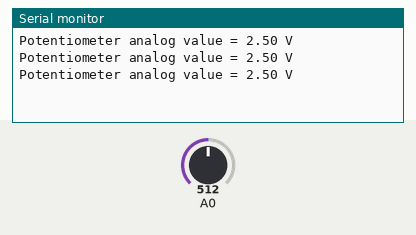
Recording of a program running on a simulated Arduino Uno, built with avr-gcc and run on an emulated ATmega328P. Shown: the last lines printed to the serial monitor. The inputs (shaded band) are chosen by the test bench; at power-on: A0 = 512.

Above: at 1.3 s.
1.4 s: A0 set to 716
At 1.9 s:
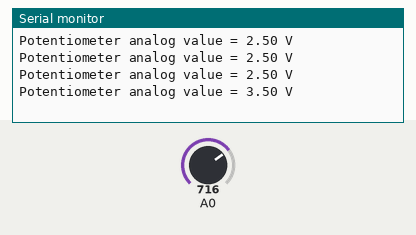
2.9 s: A0 set to 900
At 3.4 s:
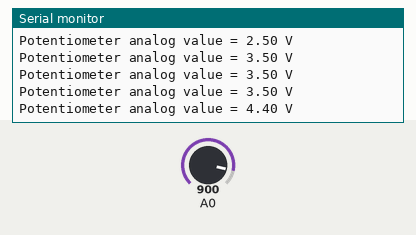
Timing chart, 0 to 5.9 s (numbered marks = the images above; inputs shaded):
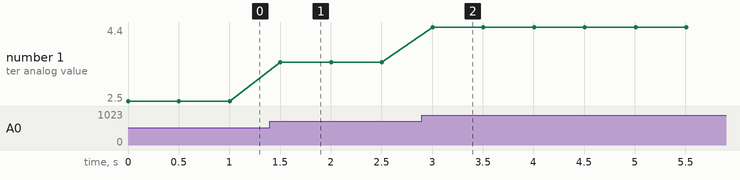

The program:

main.cpp
```cpp
#include <Arduino.h>

#define ADC_CHANNEL 0

volatile int poti_value = 0;
volatile bool int_flag = false;

void setup() {
  Serial.begin(115200);

  // ADC aktivieren und Prescaler auf 128 setzen (125 kHz @ 16 MHz)
  ADCSRA |= (1 << ADEN) | (1 << ADIE) | (1 << ADPS2) | (1 << ADPS1) | (1 << ADPS0);

  // Interne 5V Referenzspannung aktivieren und Kanal setzen
  ADMUX = (ADMUX & 0b11110000) | (ADC_CHANNEL & 0x0F);

  ADMUX |= (1 << REFS0);

  sei(); // globale Interrupts aktivieren

  // Erste Wandlung starten
  ADCSRA |= (1 << ADSC);
}

void loop() {
  if (int_flag) {
    int_flag = false;

    float voltage = (poti_value * 5.0) / 1023.0;

    Serial.print("Potentiometer analog value = ");
    Serial.print(voltage, 2);
    Serial.println(" V");

    delay(500);

    // Nächste Messung starten
    ADCSRA |= (1 << ADSC);
  }
}

ISR(ADC_vect) {
  poti_value = ADC;
  int_flag = true;
}
```

Measured:
- after the input at 1.4 s, the serial monitor: prints a new line after 0.10 s (image 1)
- after the input at 2.9 s, the serial monitor: prints a new line after 0.11 s (image 2)
- plotted number 1: 2.5 → 3.5 after the input at 1.4 s, 3.5 → 4.4 after the input at 2.9 s
